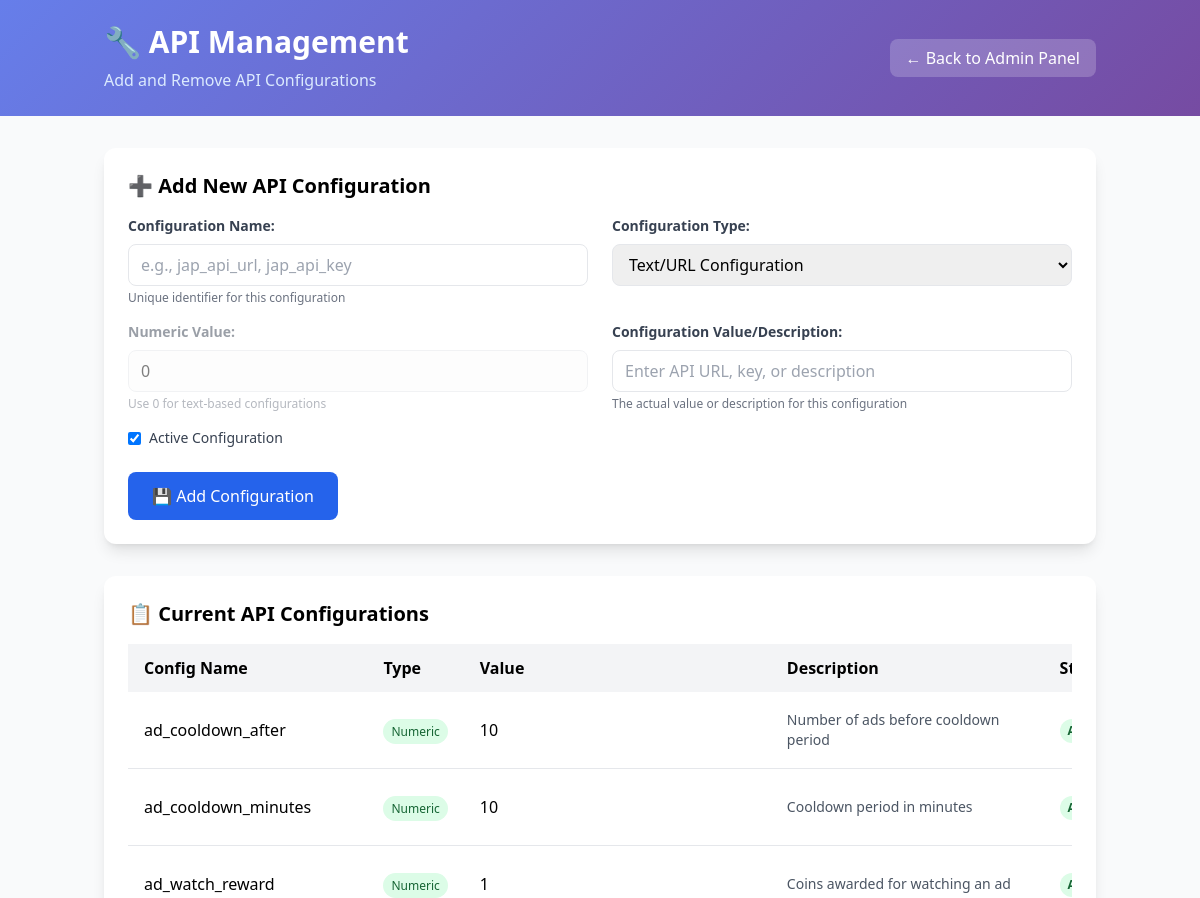
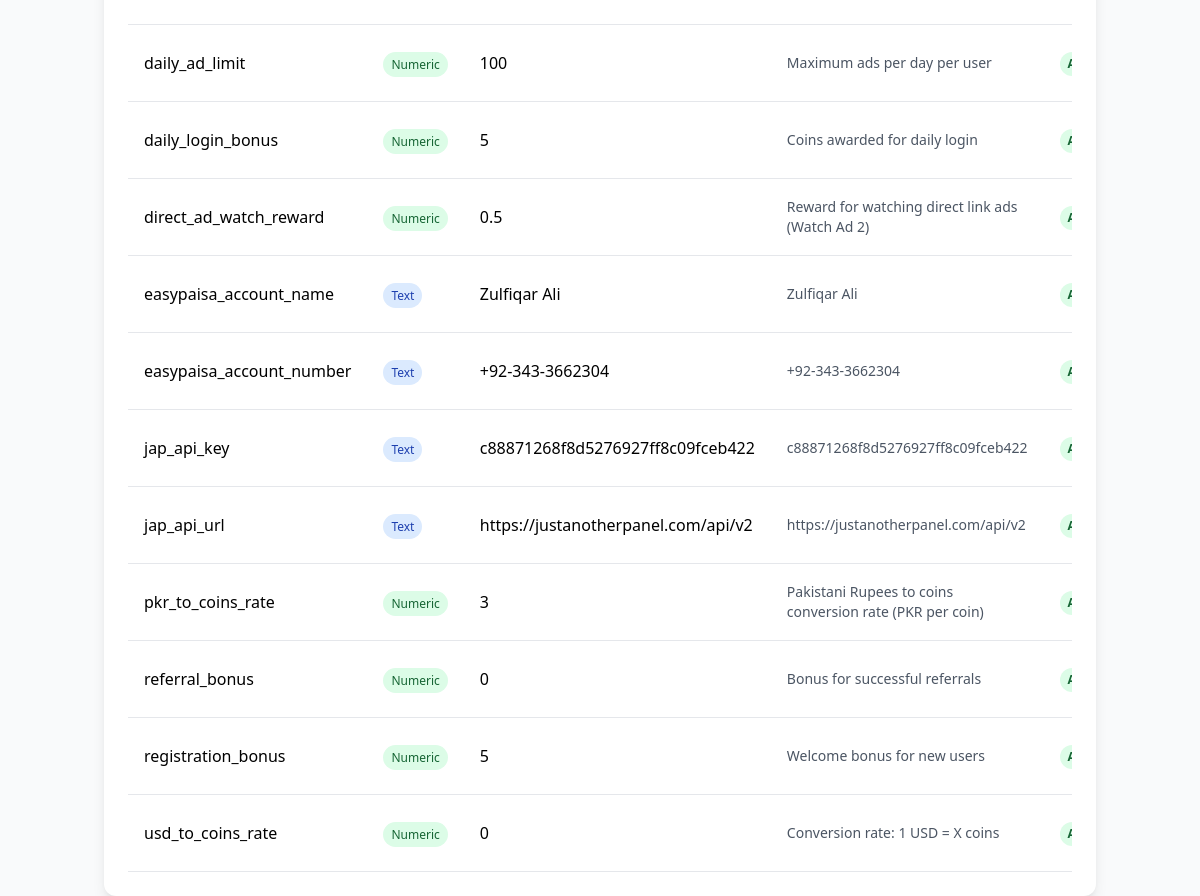
Screenshot of /admin/api-management (signed in) with the database file from the repository (2 pictures, top to bottom).
### main.py (models this page shows)
class CoinConfiguration(db.Model):
    id = db.Column(db.Integer, primary_key=True)
    config_name = db.Column(db.String(100), unique=True, nullable=False)
    coin_value = db.Column(db.Integer, nullable=False)
    description = db.Column(db.String(200))
    is_active = db.Column(db.Boolean, default=True)
    updated_at = db.Column(db.DateTime, default=datetime.utcnow)

### main.py (the view)
@app.route('/admin/api-management')
def admin_api_management():
    if not is_admin():
        flash('Access denied. Admin privileges required.')
        return redirect(url_for('home'))
    api_configs = CoinConfiguration.query.order_by(CoinConfiguration.config_name).all()
    return render_template('admin_api_management.html', api_configs=api_configs)

### main.py (called while the page is built)
@app.context_processor
def inject_global_announcements():
    try:
        global_announcements = Announcement.query.filter_by(is_active=True).order_by(Announcement.created_at.desc()).all()
        return dict(global_announcements=global_announcements)
    except:
        return dict(global_announcements=[])

def is_admin():
    return session.get('is_admin_logged_in', False)

### templates/admin_api_management.html (shortened to what this page needs)
<!DOCTYPE html>
<html lang="en">
<head>
    <script src="https://cdn.tailwindcss.com"></script>
</head>
<body class="bg-gray-50 min-h-screen">
    <div class="gradient-bg text-white py-6 mb-8">
        <div class="container mx-auto px-4">
            <div class="flex justify-between items-center">
                <div>
                    <h1 class="text-3xl font-bold">🔧 API Management</h1>
                    <p class="text-blue-100 mt-2">Add and Remove API Configurations</p>
                </div>
                <div class="text-right">
                    <a href="{{ url_for('admin_panel') }}" class="bg-white bg-opacity-20 hover:bg-opacity-30 px-4 py-2 rounded-lg transition duration-200">
                        ← Back to Admin Panel
                    </a>
                </div>
            </div>
        </div>
    </div>
    <div class="container mx-auto px-4">
        <div class="bg-white rounded-xl shadow-lg p-6 mb-8">
            <h2 class="text-xl font-bold mb-4">➕ Add New API Configuration</h2>
            <form method="POST" action="{{ url_for('add_api_config') }}">
                <div class="grid grid-cols-1 md:grid-cols-2 gap-6">
                    <div>
                        <label class="block text-gray-700 text-sm font-bold mb-2">
                            Configuration Name:
                        </label>
                        <input
                            type="text"
                            name="config_name"
                            required
                            class="w-full px-3 py-2 border rounded-lg focus:outline-none focus:ring-2 focus:ring-blue-500"
                            placeholder="e.g., jap_api_url, jap_api_key"
                        />
                        <p class="text-xs text-gray-500 mt-1">Unique identifier for this configuration</p>
                    </div>
                    <div>
                        <label class="block text-gray-700 text-sm font-bold mb-2">
                            Configuration Type:
                        </label>
                        <select
                            name="config_type"
                            required
                            class="w-full px-3 py-2 border rounded-lg focus:outline-none focus:ring-2 focus:ring-blue-500"
                            onchange="toggleValueField(this)"
                        >
                            <option value="text">Text/URL Configuration</option>
                        </select>
                    </div>
                </div>
                <div class="grid grid-cols-1 md:grid-cols-2 gap-6 mt-4">
                    <div id="numeric_value_field">
                        <label class="block text-gray-700 text-sm font-bold mb-2">
                            Numeric Value:
                        </label>
                        <input
                            type="number"
                            name="coin_value"
                            value="0"
                            class="w-full px-3 py-2 border rounded-lg focus:outline-none focus:ring-2 focus:ring-blue-500"
                            placeholder="Enter numeric value"
                        />
                        <p class="text-xs text-gray-500 mt-1">Use 0 for text-based configurations</p>
                    </div>
                    <div>
                        <label class="block text-gray-700 text-sm font-bold mb-2">
                            Configuration Value/Description:
                        </label>
                        <input
                            type="text"
                            name="description"
                            required
                            class="w-full px-3 py-2 border rounded-lg focus:outline-none focus:ring-2 focus:ring-blue-500"
                            placeholder="Enter API URL, key, or description"
                        />
                        <p class="text-xs text-gray-500 mt-1">The actual value or description for this configuration</p>
                    </div>
                </div>
                <div class="mt-4">
                    <label class="flex items-center">
                        <input type="checkbox" name="is_active" checked class="mr-2">
                        <span class="text-sm text-gray-700">Active Configuration</span>
                    </label>
                </div>
                <div class="mt-6">
                    <button
                        type="submit"
                        class="bg-blue-600 text-white px-6 py-3 rounded-lg hover:bg-blue-700 transition duration-200"
                    >
                        💾 Add Configuration
                    </button>
                </div>
            </form>
        </div>
        <div class="bg-white rounded-xl shadow-lg p-6">
            <h2 class="text-xl font-bold mb-4">📋 Current API Configurations</h2>
            <div class="overflow-x-auto">
                <table class="w-full table-auto">
                    <thead>
                        <tr class="bg-gray-100">
                            <th class="px-4 py-3 text-left">Config Name</th>
                            <th class="px-4 py-3 text-left">Type</th>
                            <th class="px-4 py-3 text-left">Value</th>
                            <th class="px-4 py-3 text-left">Description</th>
                            <th class="px-4 py-3 text-left">Status</th>
                        </tr>
                    </thead>
                    <tbody>
                        {% for config in api_configs %}
                        <tr class="border-b hover:bg-gray-50">
                            <td class="px-4 py-3 font-medium">{{ config.config_name }}</td>
                            <td class="px-4 py-3">
                                {% if config.config_name in ['jap_api_url', 'jap_api_key', 'easypaisa_account_name', 'easypaisa_account_number'] %}
                                    <span class="bg-blue-100 text-blue-800 text-xs px-2 py-1 rounded-full">Text</span>
                                {% else %}
                                    <span class="bg-green-100 text-green-800 text-xs px-2 py-1 rounded-full">Numeric</span>
                                {% endif %}
                            </td>
                            <td class="px-4 py-3">
                                {% if config.config_name in ['jap_api_url', 'jap_api_key', 'easypaisa_account_name', 'easypaisa_account_number'] %}
                                    {{ config.description[:50] }}{% if config.description|length > 50 %}...{% endif %}
                                {% else %}
                                    {{ config.coin_value }}
                                {% endif %}
                            </td>
                            <td class="px-4 py-3 text-sm text-gray-600">
                                {% if config.config_name in ['jap_api_url', 'jap_api_key', 'easypaisa_account_name', 'easypaisa_account_number'] %}
                                    {{ config.description }}
                                {% else %}
                                    {{ config.description or 'No description' }}
                                {% endif %}
                            </td>
                            <td class="px-4 py-3">
                                {% if config.is_active %}
                                    <span class="inline-flex px-2 py-1 text-xs font-semibold rounded-full bg-green-100 text-green-800">Active</span>
                                {% else %}
                                    <span class="inline-flex px-2 py-1 text-xs font-semibold rounded-full bg-red-100 text-red-800">Inactive</span>
                                {% endif %}
                            </td>
                        </tr>
                        {% endfor %}
                    </tbody>
                </table>
            </div>
        </div>
    </div>
</body>
</html>

### templates/admin_api_management.html (style rules this page uses)
.gradient-bg { background: linear-gradient(135deg, #667eea 0%, #764ba2 100%); }

### rows the page displays
CoinConfiguration: config_name "ad_cooldown_after", shows "Numeric", coin_value "10", description "Number of ads before cooldown period"
CoinConfiguration: config_name "ad_cooldown_minutes", shows "Numeric", coin_value "10", description "Cooldown period in minutes"
CoinConfiguration: config_name "ad_watch_reward", shows "Numeric", coin_value "1", description "Coins awarded for watching an ad"
CoinConfiguration: config_name "daily_ad_limit", shows "Numeric", coin_value "100", description "Maximum ads per day per user"
CoinConfiguration: config_name "daily_login_bonus", shows "Numeric", coin_value "5", description "Coins awarded for daily login"
CoinConfiguration: config_name "direct_ad_watch_reward", shows "Numeric", coin_value "0.5", description "Reward for watching direct link ads (Watch Ad 2)"
CoinConfiguration: config_name "easypaisa_account_name", shows "Text", description "Zulfiqar Ali"
CoinConfiguration: config_name "easypaisa_account_number", shows "Text", description "+92-343-3662304"
CoinConfiguration: config_name "jap_api_key", shows "Text", description "c88871268f8d5276927ff8c09fceb422"
CoinConfiguration: config_name "jap_api_url", shows "Text", description "https://justanotherpanel.com/api/v2"
CoinConfiguration: config_name "pkr_to_coins_rate", shows "Numeric", coin_value "3", description "Pakistani Rupees to coins conversion rate (PKR per coin)"
CoinConfiguration: config_name "referral_bonus", shows "Numeric", coin_value "0", description "Bonus for successful referrals"
CoinConfiguration: config_name "registration_bonus", shows "Numeric", coin_value "5", description "Welcome bonus for new users"
CoinConfiguration: config_name "usd_to_coins_rate", shows "Numeric", coin_value "0", description "Conversion rate: 1 USD = X coins"
